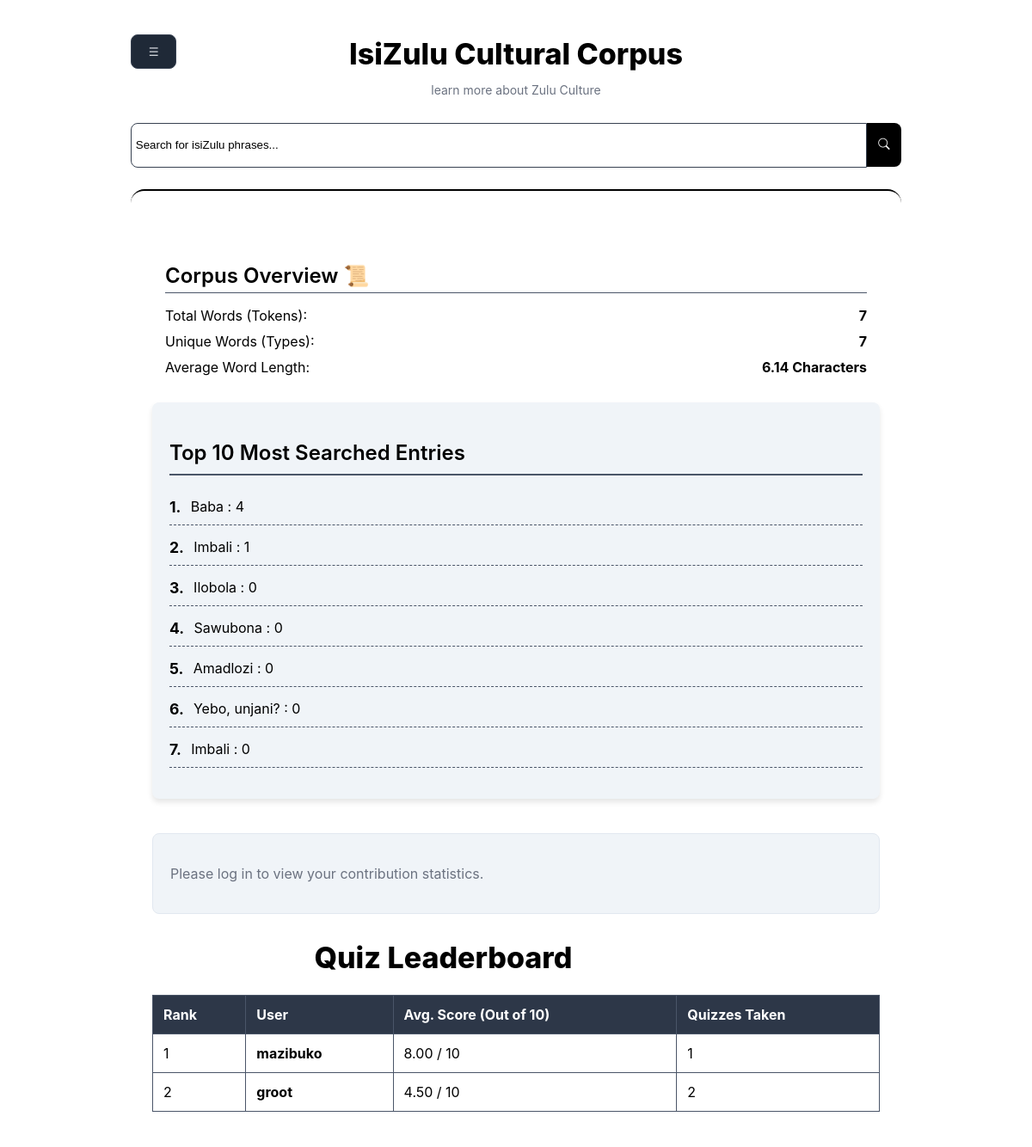
Screenshot of /stats/ with the database file from the repository.
### corpusapp/models.py (models this page shows, shortened)
class Entry(models.Model):
    user = models.ForeignKey(settings.AUTH_USER_MODEL, on_delete=models.CASCADE, null=True, blank=True)
    isizulu = models.CharField(max_length=10000)
    english = models.CharField(max_length=20000)
    extract = models.CharField(max_length=90000)
    isixhosa = models.CharField(max_length=2000, blank=True, null=True)
    isipedi = models.CharField(max_length=2000, blank=True, null=True)
    learn_more = models.URLField(max_length=200, default="")
    word_usage = models.CharField(max_length=200)
    commonly = models.CharField(max_length=200)
    word_frequency = models.IntegerField(default = 0)
    status = models.CharField(max_length=20, choices=STATUS_CHOICES, default='Pending')
    word = models.IntegerField(default=0)
    likes = models.ManyToManyField(
        settings.AUTH_USER_MODEL,
        related_name='favorite_entries',  # A way to access the entries a user likes: user.favorite_entries.all()
        blank=True
    )

class UserInfo(AbstractUser):
    pass

### corpusapp/views.py (the view, shortened to what this page needs)
# urls.py: path('stats/', views.stats, name="stats"),
def stats(request):
    approved_counts = {}
    total_words_result = WordFrequency.objects.aggregate(total=Sum('count'))
    total_words = total_words_result.get('total') or 0
    unique_words = WordFrequency.objects.count()
    average_length_result = WordFrequency.objects.aggregate(
        avg_length=Avg(Length('word'))
    )
    average_word_length = average_length_result.get('avg_length') or 0.0
    entries = Entry.objects.all().order_by('-word_frequency')
    leaderboard_data = QuizScores.objects.values('user__username', 'user__id').annotate(
        quiz_takes=Count('user'),
        average_score=Avg('score')
    ).order_by('-average_score')
    user_stats = None
    context = {
        'approved_counts': approved_counts,
        'leaderboard': leaderboard_data,
        'user_stats': user_stats,
         "entries": entries,
        'total_words': total_words,
        'unique_words': unique_words,
        'average_word_length': f"{average_word_length:.2f}" if average_word_length else "0.00",
        }
    return render(request, 'stats.html', context)

### corpusapp/templates/stats.html (shortened to what this page needs)
{% extends 'home.html' %}
{% load humanize %}
{% block theCore %}
<div id="stats-outer-border">
  <div id="stats-folder" >
    <div id="overview" style="margin-top: 20px; padding: 15px; color: white; border-radius: 8px;">
  <h3 class="stats-headings" style="border-bottom: 1px solid #4a5568; padding-bottom: 5px;">Corpus Overview 📜</h3>
  <ul id="overview-list" style="list-style: none; padding: 0;">
    <li style="margin-bottom: 10px;">
        Total Words (Tokens):
        <strong style="float: right;">{{ total_words|intcomma }}</strong>
    </li>
    <li style="margin-bottom: 10px;">
        Unique Words (Types):
        <strong style="float: right;">{{ unique_words|intcomma }}</strong>
    </li>
    <li style="margin-bottom: 10px;">
        Average Word Length:
        <strong style="float: right;">{{ average_word_length }} Characters</strong>
    </li>
  </ul>
</div>
    <div id="word-frequency">
      <h3 class="stats-headings">Top 10 Most Searched Entries</h3>
      <ol id="top-10">
        {% for entry in entries|slice:":10" %}
        <li>{{entry.isizulu}} : {{entry.word_frequency}}</li>
        {% endfor %}
      </ol>
    </div>
      <br><br>
      {% if request.user.is_authenticated and approved_counts %}
<div class="contribution-card">
    <h2 style="color: black">Approved Contributions by {{ request.user.username }} ✍️</h2>
    <p>This shows your submissions that have been reviewed and approved by an admin.</p>
    <ul class="contribution-list">
        <li>
            <span>Approved Entries (Words/Phrases):</span>
            <span class="count">{{ approved_counts.Entries }}</span>
        </li>
        <li>
            <span>Approved Ceremonies:</span>
            <span class="count">{{ approved_counts.Ceremonies }}</span>
        </li>
        <li>
            <span>Approved Attire Submissions:</span>
            <span class="count">{{ approved_counts.Attire }}</span>
        </li>
        <li>
            <span>Approved Cuisine Submissions:</span>
            <span class="count">{{ approved_counts.Cuisine }}</span>
        </li>
        <li>
            <span>Approved History Submissions:</span>
            <span class="count">{{ approved_counts.History }}</span>
        </li>
        <li>
            <span>Approved Quiz Questions:</span>
            <span class="count">{{ approved_counts.Quizzes }}</span>
        </li>
        <li>
            <span>TOTAL APPROVED CONTRIBUTIONS:</span>
            <span class="count">{{ approved_counts.Total }}</span>
        </li>
    </ul>
</div>
{% else %}
<div class="contribution-card">
    <p>Please log in to view your contribution statistics.</p>
</div>
{% endif %}
    <div id="leaderboard">
<h1>Quiz Leaderboard</h1>
<table class="leaderboard-table">
    <thead>
        <tr>
            <th>Rank</th>
            <th>User</th>
            <th>Avg. Score (Out of 10)</th>
            <th>Quizzes Taken</th>
        </tr>
    </thead>
    <tbody>
        {% for entry in leaderboard %}
            <tr>
                <td style="color: black">{{ forloop.counter }}</td>
                <td style="color: black">
                    <strong>
                        {% if entry.user__id == request.user.id %}
                            {{ entry.user__username }} (You) 👈
                        {% else %}
                            {{ entry.user__username }}
                        {% endif %}
                    </strong>
                </td>
                <td style="color: black">{{ entry.average_score|floatformat:2 }} / 10</td>
                <td style="color: black">{{ entry.quiz_takes }}</td>
            </tr>
        {% empty %}
            <tr>
                <td colspan="4">No quiz scores recorded yet.</td>
            </tr>
        {% endfor %}
    </tbody>
</table>
    </div>
  </div>
</div>
{% endblock theCore %}

### corpusapp/static/style.css (style rules this page uses)
body { min-height: 100vh; padding: 2em 1em 0.5em 1em; font-family: 'Inter' , sans-serif; color: #f3f4f6; display: flex; flex-direction: column; align-items: center; background-color: white; }
h1 { display: flex; color: black; font-size: 34px; justify-content: center; width: 80%; flex-grow: 1; font-weight: 800; }
p { color: #6b7280; }

### corpusapp/templates/stats.html (style rules this page uses)
#stats-outer-border { padding: 25px; border-radius: 0.5em; overflow-wrap: break-word; }
.stats-headings { color: black; }
li { color: black; }
.leaderboard-table { width: 100%; border-collapse: collapse; margin-top: 20px; }
.leaderboard-table th, .leaderboard-table td { border: 1px solid #4a5568; padding: 12px; text-align: left; }
.leaderboard-table th { background-color: #2d3748; color: white; }
.contribution-card { background-color: #f0f4f8; border: 1px solid #e2e8f0; padding: 20px; border-radius: 8px; margin-bottom: 30px; }
#word-frequency { background-color: #f0f4f8; padding: 20px; border-radius: 8px; color: white; box-shadow: 0 4px 6px rgba(0, 0, 0, 0.1); }
.stats-headings { border-bottom: 2px solid #4a5568; padding-bottom: 10px; margin-bottom: 15px; font-size: 1.5em; font-weight: 600; }
#top-10 { list-style-type: none; counter-reset: top-rank; padding: 0; }
#top-10 li { counter-increment: top-rank; display: flex; align-items: center; padding: 10px 0; margin: 5px 0; border-bottom: 1px dashed #4a5568; gap: 0.7em; }
#top-10 li::before { content: counter(top-rank) "."; font-weight: bold; color: black; font-size: 1.1em; }

### rows the page displays
Entry: isizulu "Baba", word_frequency "4"
Entry: isizulu "Imbali", word_frequency "1"
Entry: isizulu "Ilobola", word_frequency "0"
Entry: isizulu "Sawubona", word_frequency "0"
Entry: isizulu "Amadlozi", word_frequency "0"
Entry: isizulu "Yebo, unjani?", word_frequency "0"
Entry: isizulu "Imbali", word_frequency "0"
UserInfo: user__username "mazibuko", average_score "8.00", quiz_takes "1"
UserInfo: user__username "groot", average_score "4.50", quiz_takes "2"

### other values shown
{{ total_words|intcomma }} "7"
{{ unique_words|intcomma }} "7"
{{ average_word_length }} "6.14"
